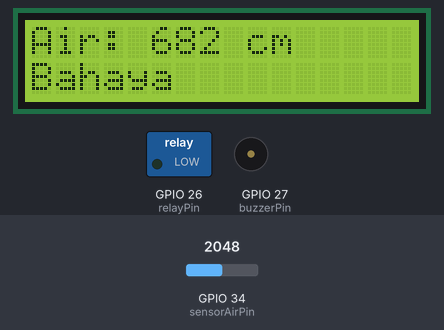
Simulated run of this sketch. Board: ESP32. Shown: 16×2 character LCD, switched loads named in the sketch (green lamp = pin HIGH), buzzer (waves = sounding, pin HIGH). The inputs (shaded band) are chosen by the test bench; at power-on: GPIO 34 (sensorAirPin) = 2048. WiFi joins after 1.5 s; servers stay silent unless stated; uploads are accepted with an empty reply; what the sketch prints to the serial monitor is not drawn.

Above: at 3.8 s.
3.9 s: GPIO 34 (sensorAirPin) set to 1571
At 5.93 s:
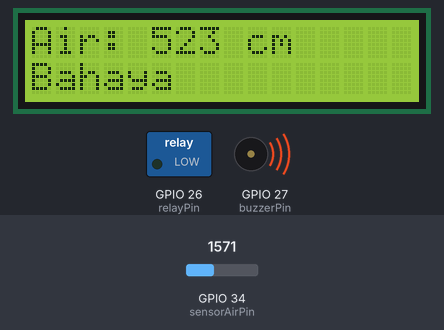
9.1 s: GPIO 34 (sensorAirPin) set to 1436
At 12.0 s:
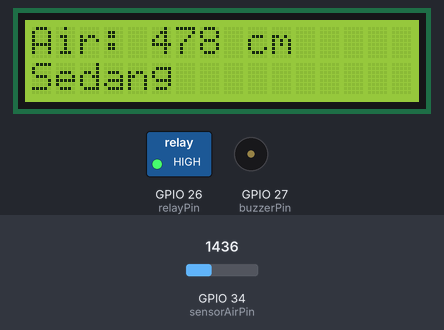
12.4 s: GPIO 34 (sensorAirPin) set to 1254
At 14.2 s:
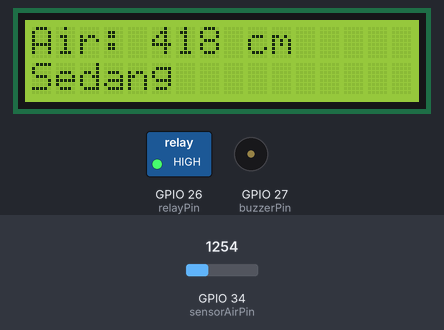
14.8 s: GPIO 34 (sensorAirPin) set to 1164
At 16.2 s:
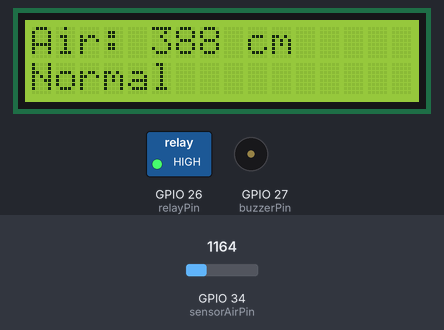
17.2 s: GPIO 34 (sensorAirPin) set to 53
At 19.4 s:
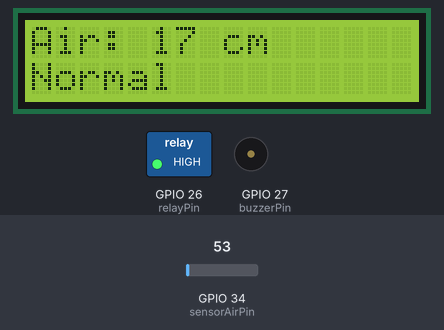
19.7 s: GPIO 34 (sensorAirPin) set to 45
At 21.8 s:
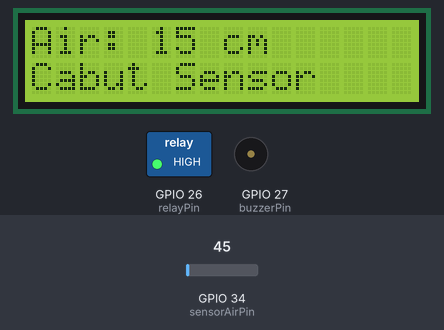
Timing chart, 0 to 23.1 s (numbered marks = the images above; inputs shaded):
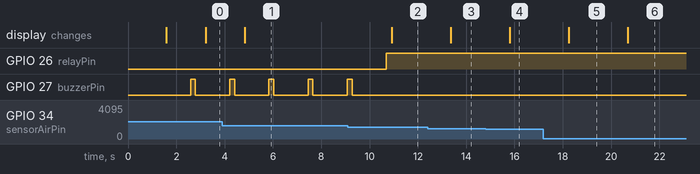

The sketch:

monitoringair.ino
```cpp
#include <WiFi.h>
#include <HTTPClient.h>
#include <Wire.h>
#include <LiquidCrystal_I2C.h>

const int relayPin = 26;
const int buzzerPin = 27;
const int sensorAirPin = 34;

const char* ssid = "Kinan's";
const char* password = "nanik cantik";
const char* serverName = "http://10.242.121.105/db_monitoring_air/update.php";
LiquidCrystal_I2C lcd(0x27, 16, 2);

void setup() {
  Serial.begin(115200);
  pinMode(relayPin, OUTPUT);
  pinMode(buzzerPin, OUTPUT);
  pinMode(sensorAirPin, INPUT);

  lcd.init();
  lcd.backlight();
  lcd.setCursor(0, 0); lcd.print("Smart Water Mon.");

  WiFi.begin(ssid, password);
  while (WiFi.status() != WL_CONNECTED) { delay(500); Serial.print("."); }

  lcd.clear(); lcd.print("Connected!");
  delay(1000);
  digitalWrite(relayPin, HIGH); // Inisialisasi awal
}

void loop() {
  int rawValue = analogRead(sensorAirPin);

  // LOGIKA: Jika sensor dicabut, rawValue biasanya di bawah 50.
  // Jika sensor dicelup, nilainya naik sampai 3000+.
  int ketinggian = map(rawValue, 0, 3000, 0, 1000);
  if (ketinggian > 1000) ketinggian = 1000;

  String status;

  // 1. Logika Cabut Sensor
  if (rawValue < 50) {
    status = "Cabut Sensor";
    digitalWrite(relayPin, HIGH); // OFF
    digitalWrite(buzzerPin, LOW); // OFF
  }
  // 2. Logika Bahaya (>= 500)
  else if (ketinggian >= 500) {
    status = "Bahaya";
    digitalWrite(relayPin, LOW);  // OFF
    // Buzzer Bip-Bip
    digitalWrite(buzzerPin, HIGH); delay(200); digitalWrite(buzzerPin, LOW); delay(200);
  }
  // 3. Logika Sedang (400 - 499)
  else if (ketinggian >= 400) {
    status = "Sedang";
    digitalWrite(relayPin, HIGH);  // NYALA
    digitalWrite(buzzerPin, LOW); // OFF
  }
  // 4. Logika Normal (di bawah 400)
  else {
    status = "Normal";
    digitalWrite(relayPin, HIGH);  // NYALA
    digitalWrite(buzzerPin, LOW); // OFF
  }

  // Debug & Kirim data
  Serial.println("Ketinggian: " + String(ketinggian) + " | Status: " + status);

  if (WiFi.status() == WL_CONNECTED) {
    HTTPClient http;
    http.begin(serverName);
    http.addHeader("Content-Type", "application/x-www-form-urlencoded");
    http.POST("ketinggian=" + String(ketinggian) + "&status=" + status);
    http.end();
  }

  // Tampil LCD
  lcd.clear();
  lcd.setCursor(0, 0); lcd.print("Air: " + String(ketinggian) + " cm");
  lcd.setCursor(0, 1); lcd.print(status);

  delay(1000);
}
```

Measured:
- the behaviour switches between 1500 and 1499 on GPIO 34 (sensorAirPin) (found by bisection; images 1 and 2)
- the behaviour switches between 1200 and 1199 on GPIO 34 (sensorAirPin) (found by bisection; images 3 and 4)
- the behaviour switches between 50 and 49 on GPIO 34 (sensorAirPin) (found by bisection; images 5 and 6)
- after the input at 3.9 s, the display: changes after 0.93 s (image 1)
- after the input at 9.1 s, GPIO 26 (relayPin): LOW → HIGH after 1.6 s; GPIO 27 (buzzerPin): goes on until 9.3 s, then stays LOW; the display: changes after 1.8 s (image 2)
- after the input at 12.4 s, the display: changes after 0.96 s (image 3)
- after the input at 14.8 s, the display: changes after 1.0 s (image 4)
- after the input at 17.2 s, the display: changes after 1.0 s (image 5)
- after the input at 19.7 s, the display: changes after 0.98 s (image 6)
